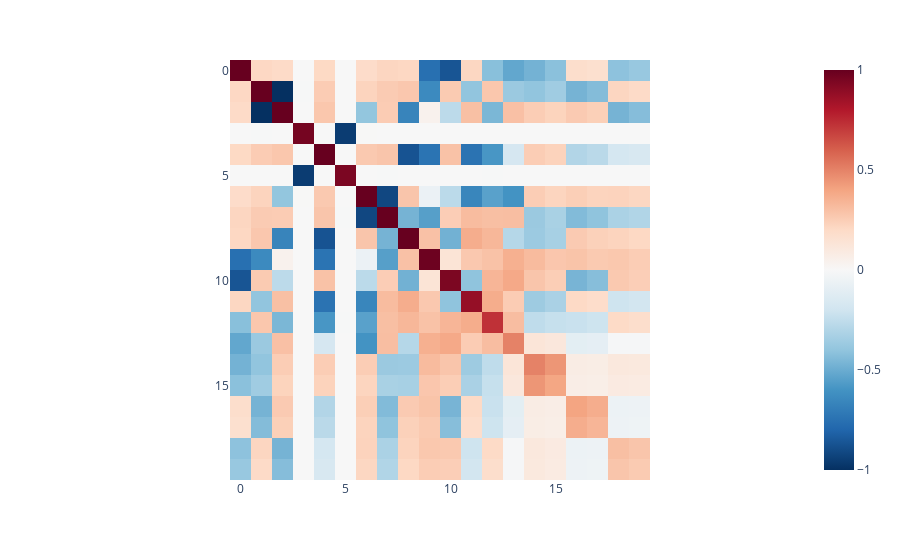
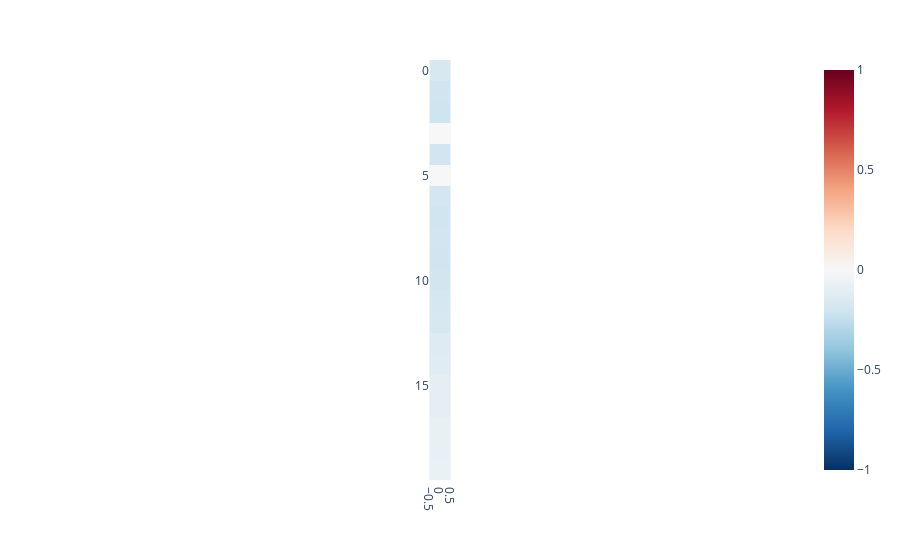

Here is the notebook cell these charts were saved with, in order:
### Code cell
w1 = model.layer1.weight
w2 = model.layer2.weight
b1 = model.layer1.bias

b2 = model.layer2.bias
visualise_tensor(torch.transpose(w1,0,1)@w1)
visualise_tensor(b2.data.reshape(-1,1))

### Figure 1 — Plotly figure (JSON) as saved in the notebook; plotly's stock layout.template omitted (floating-point values rounded to 4 significant figures; data arrays with more than 128 entries replaced by an {"elided": "..."} marker saying what was removed)
{"data": [{"coloraxis": "coloraxis", "hovertemplate": "x: %{x}<br>y: %{y}<br>color: %{z}<extra></extra>", "name": "0", "type": "heatmap", "xaxis": "x", "yaxis": "y", "z": {"elided": "20x20 float values"}}], "layout": {"coloraxis": {"cmax": 1, "cmin": -1, "colorscale": [[0, "rgb(5,48,97)"], [0.1, "rgb(33,102,172)"], [0.2, "rgb(67,147,195)"], [0.3, "rgb(146,197,222)"], [0.4, "rgb(209,229,240)"], [0.5, "rgb(247,247,247)"], [0.6, "rgb(253,219,199)"], [0.7, "rgb(244,165,130)"], [0.8, "rgb(214,96,77)"], [0.9, "rgb(178,24,43)"], [1, "rgb(103,0,31)"]]}, "margin": {"t": 60}, "xaxis": {"anchor": "y", "constrain": "domain", "domain": [0, 1], "scaleanchor": "y"}, "yaxis": {"anchor": "x", "autorange": "reversed", "constrain": "domain", "domain": [0, 1]}}}

### Figure 2 — Plotly figure (JSON) as saved in the notebook; plotly's stock layout.template omitted (floating-point values rounded to 4 significant figures)
{"data": [{"coloraxis": "coloraxis", "hovertemplate": "x: %{x}<br>y: %{y}<br>color: %{z}<extra></extra>", "name": "0", "type": "heatmap", "xaxis": "x", "yaxis": "y", "z": [[-0.1653], [-0.1998], [-0.2088], [0.0001282], [-0.1955], [0.0003812], [-0.1834], [-0.1975], [-0.1971], [-0.2016], [-0.1893], [-0.1771], [-0.1705], [-0.1325], [-0.1219], [-0.1003], [-0.1005], [-0.08123], [-0.08234], [-0.06918]]}], "layout": {"coloraxis": {"cmax": 1, "cmin": -1, "colorscale": [[0, "rgb(5,48,97)"], [0.1, "rgb(33,102,172)"], [0.2, "rgb(67,147,195)"], [0.3, "rgb(146,197,222)"], [0.4, "rgb(209,229,240)"], [0.5, "rgb(247,247,247)"], [0.6, "rgb(253,219,199)"], [0.7, "rgb(244,165,130)"], [0.8, "rgb(214,96,77)"], [0.9, "rgb(178,24,43)"], [1, "rgb(103,0,31)"]]}, "margin": {"t": 60}, "xaxis": {"anchor": "y", "constrain": "domain", "domain": [0, 1], "scaleanchor": "y"}, "yaxis": {"anchor": "x", "autorange": "reversed", "constrain": "domain", "domain": [0, 1]}}}
